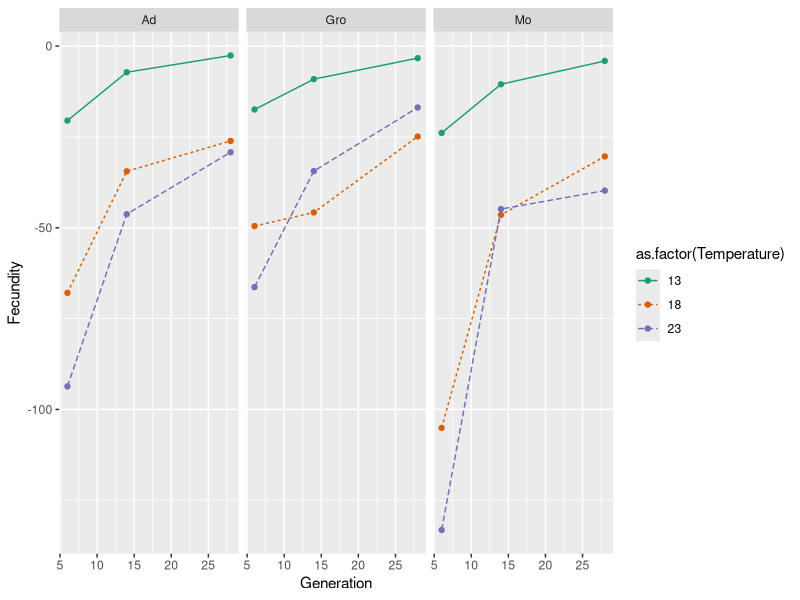
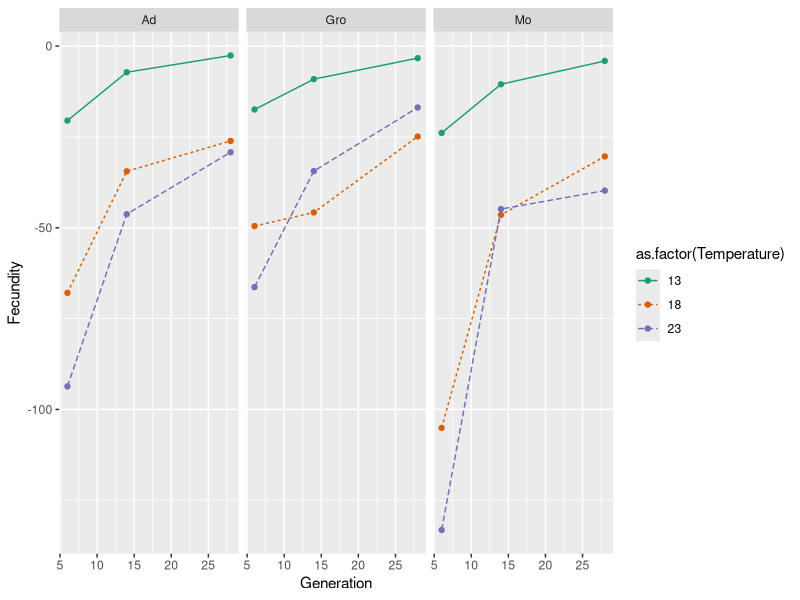

Source code (R) for these figures, in order:
## ---- chunk 1
temperature<- read.csv("./Fec_3T.csv", header=TRUE, na.strings = "MV")
head(temperature) #see a small sample of the dataset to check if properly imported
str(temperature)
## ---- chunk 2
#install.packaged("ggplot2")
library(ggplot2)

#install.packages("dplyr")
library(dplyr)

#install.packages("car")
library(car)
## ---- chunk 3
ad<-subset(temperature, Regime=="Ad")
gro<-subset(temperature, Regime=="Gro")
mo<-subset(temperature, Regime=="Mo")
## ---- chunk 4
### Adraga population (Ad)
modelAd<-lm(Fecundity~Generation*Temperature, data=ad)

summary(modelAd)
Anova(modelAd)
## ---- chunk 5
#### Groningen population (Gro)

modelGro<-lm(Fecundity~Generation*Temperature, data=gro)

summary(modelGro)
Anova(modelGro)
## ---- chunk 6
#### Montpellier population (Mo)
modelMo<-lm(Fecundity~Generation*Temperature, data=mo)

summary(modelMo)
Anova(modelMo)
## ---- chunk 7
plot_temp<-ggplot(temperature, aes(x=Generation, y=Fecundity, color=as.factor(Temperature), linetype=as.factor(Temperature)))+
  facet_grid(.~Regime)+
  geom_point()+
  geom_line()+
  scale_color_brewer(palette="Dark2") #this is just to use a colorblind safe palette
 
plot_temp
## ---- chunk 8
#export the figure
ggsave( "./Figure1.pdf")
